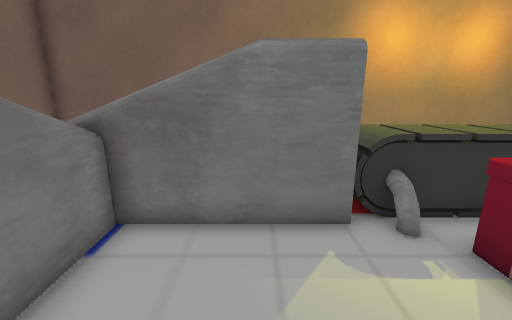
[1] (above)

24 first-person views from a walk through a Godot game level. The camera is 1.4 m above the floor, tilts 14° down and sees 90° across. The floor is counted in squares, 0.5 m on a side. Each view is taken from the middle of a square. On the plan, view 1 faces up. The plan holds only what a view shows up to about 19 squares ahead; the rest is blank. Flat picture figures and markers are left out.

[2]
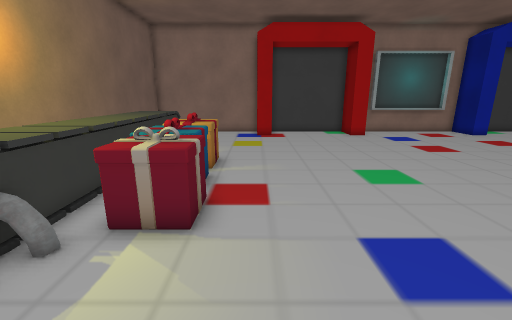

[3]
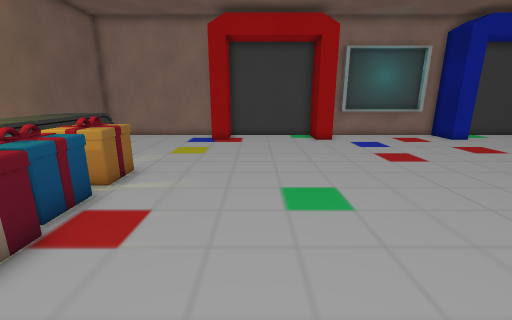

[4]
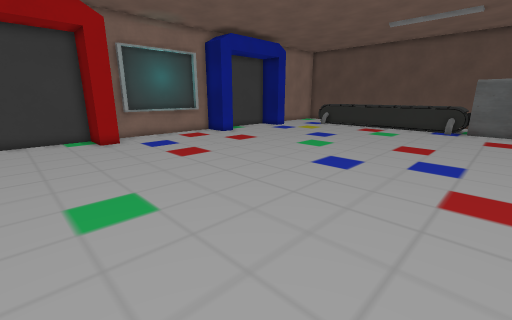

[5]
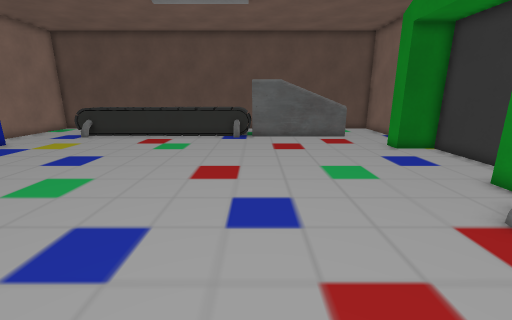

[6]
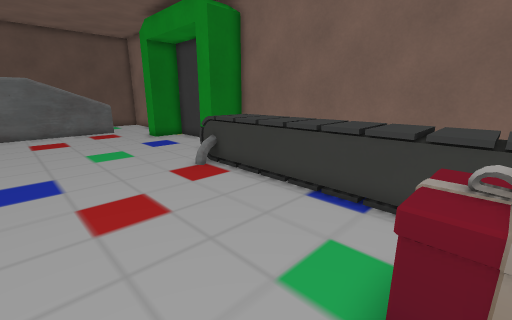

[7]
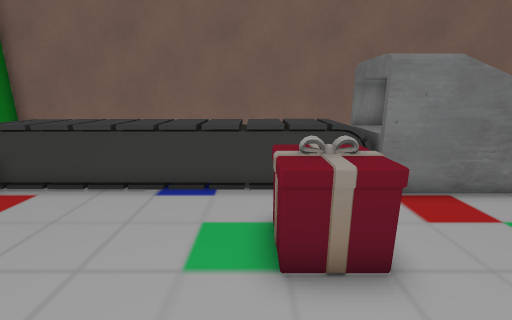

[8]
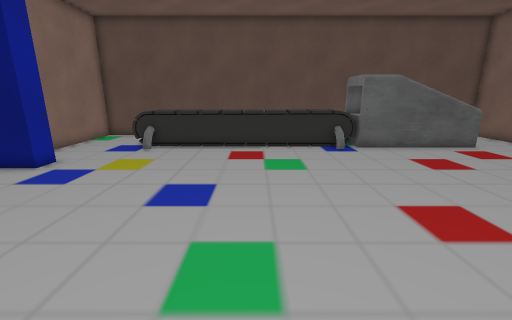

[9]
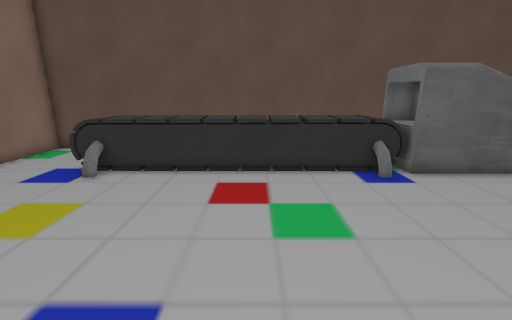

[10]
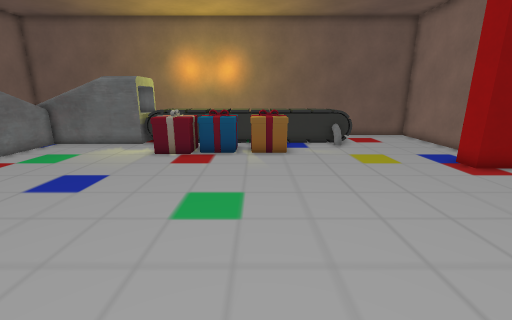

[11]
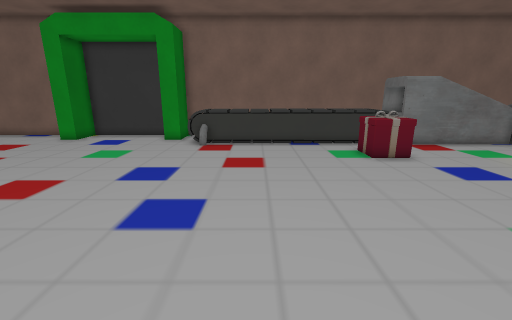

[12]
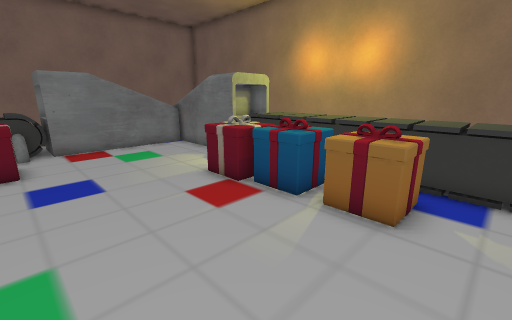

[13]
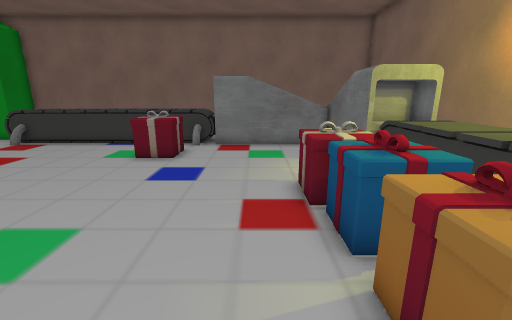

[14]
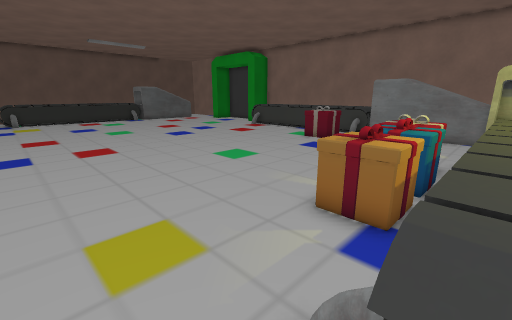

[15]
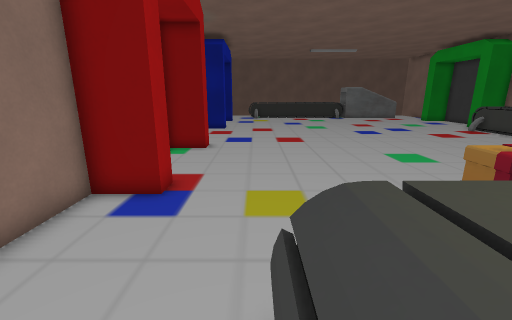

[16]
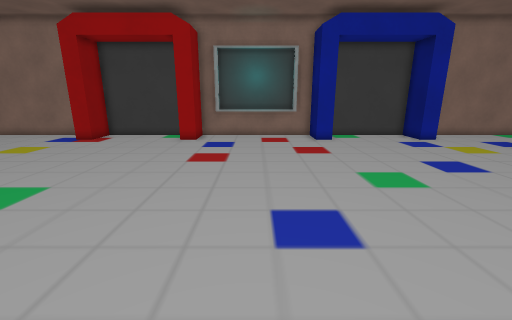

[17]
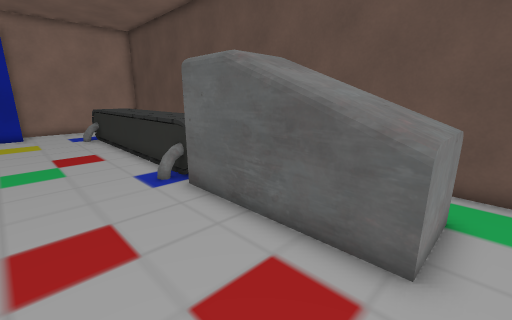

[18]
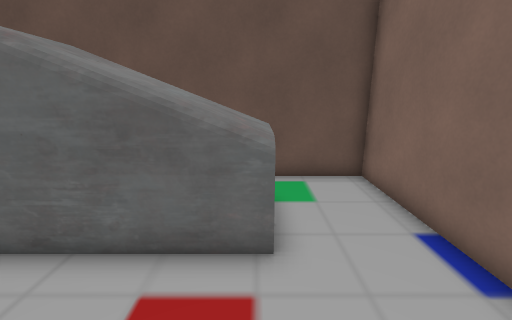

[19]
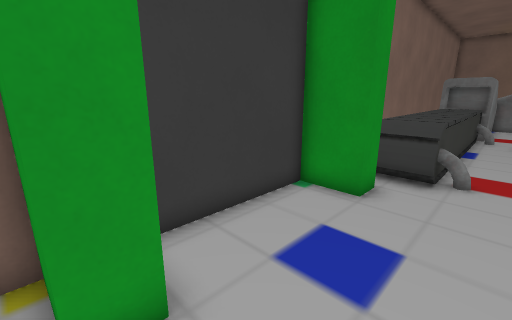

[20]
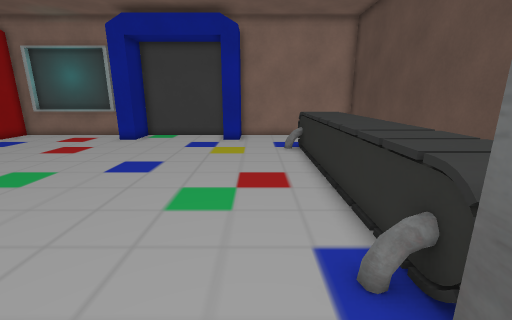

[21]
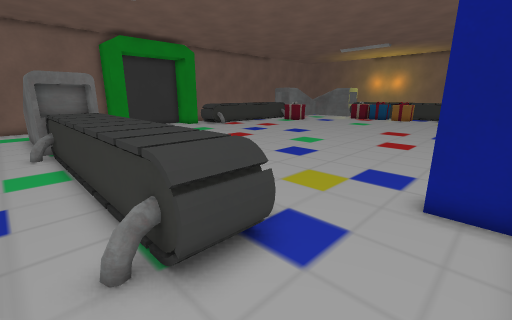

[22]
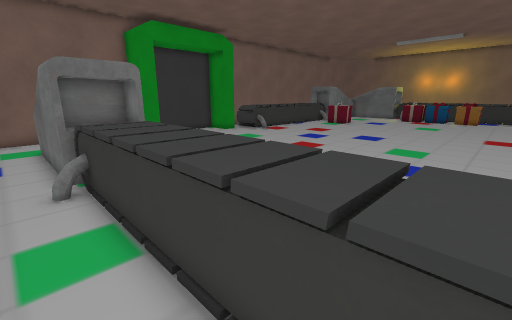

[23]
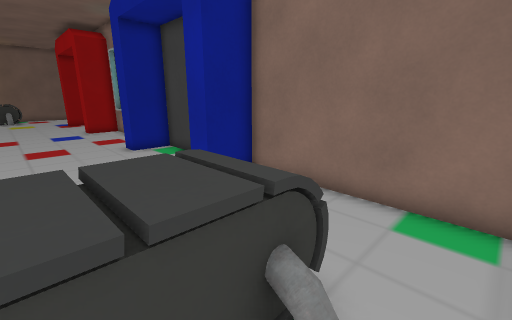

[24]
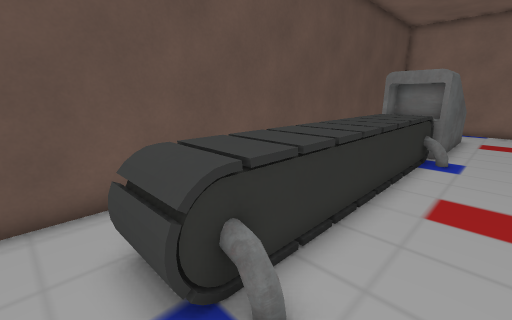

### Floor plan
Key: @ floor where view 1 was taken; # wall or solid block; x gap in a wall; . floor; = window, fence, low wall or low ledge; ^ raised ledge; B box; O other object.
Columns run from 7 left of view 1 to 20 right of it. Each row starts with its distance up from view 1.
  9 #####   ####################
  8 #       ## ^^^        .....#
  7 #       BB^^^^^^^^^^^^^....#
  6 #       BB^^^^^^^^^^^^^....#
  5 #  BBBBBBB=^^OOOO# .#=.....#
  4 # BBB......OOOOOOOO........#
  3 # BBB......OOOOOOOO........#
  2 # BBB......OOO.............#
  1 #   B....................###
  0 #BBBB..@.................###
 -1 #BBBB......................#
 -2 # ^^=......................#
 -3 # ^^=.OO...................#
 -4 # ^^..OO...................#
 -5 # ^^..OO...................#
 -6 # ^^.....................###
 -7 # ^^.....................###
 -8 # ^^......................#
 -9 # ^^......................#
-10 # ^^......................#
-11 # ^^......................#
-12 # ^^......................#
-13 # ^^=.....................#
-14 # ^^......................#
-15 #^x......................###
-16 ###......................###
-17 #..........................#
-18 #..........................#
-19 #..........................#
-20 #..........................#
-21 #..........................#
-22 ###......................###
-23 ###......................###
-24 #..........................#
-25 #..........................#
-26 #...BBBBBBB=##.......#==...#
-27 #...BBBB BB^^^^^^^^^^^^=...#
-28 #...BBBB BB^^^^^^^^^^^^=...#
-29 #...BBBBBBB= .........=#...#
-30 #..........................#
-31 ############################

Positions as (right, up) in squares from view 1, and headings:
1: (0, 0), facing up
2: (-1, 1), facing right
3: (1, -2), facing right
4: (1, -2), facing down-right
5: (3, -8), facing down
6: (3, -4), facing down-left
7: (4, -5), facing left
8: (9, -12), facing down
9: (9, -17), facing down
10: (9, -10), facing up
11: (12, -10), facing left
12: (12, -3), facing up-left
13: (12, 1), facing left
14: (16, 6), facing down-left
15: (15, 8), facing down
16: (1, -11), facing right
17: (-4, -22), facing down-right
18: (-3, -22), facing down
19: (-2, -23), facing up-left
20: (1, -24), facing right
21: (19, -30), facing up-left
22: (13, -30), facing up-left
23: (13, -30), facing up-right
24: (17, -24), facing down-left
